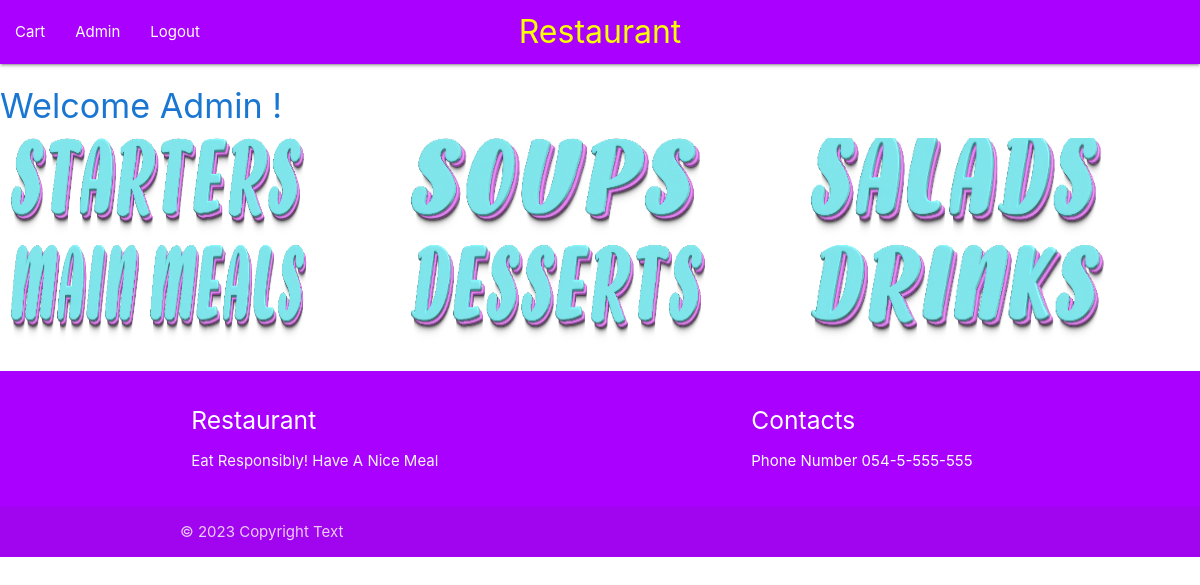
Screenshot of / (signed in) with the database file from the repository.
### models/user.py (models this page shows)
class User(db.Model, UserMixin):
    id = db.Column(db.Integer, primary_key=True)
    username = db.Column(db.String(25), unique=True, nullable=False)
    password = db.Column(db.String(20), nullable=False)
    first_name = db.Column(db.String(25))
    last_name = db.Column(db.String(25))
    email = db.Column(db.String(30))
    is_staff = db.Column(db.Boolean, default=False)
    carts = db.relationship('Cart', backref='user')

### models/category.py (models this page shows)
class Category(db.Model):
    id = db.Column(db.Integer, primary_key=True)
    name = db.Column(db.String(20), unique=True, nullable=False)
    image = db.Column(db.String)
    dishes = db.relationship('Dish', backref='category')

### server.py (the view)
@app.route('/')
def homepage():
    categories = Category.query.all()
    return render_template('homepage.html', categories=categories)

### auth.py (called while the page is built)
@login_manager.user_loader
def load_user(user_id):
    return User.query.get(int(user_id))

### templates/homepage.html (shortened to what this page needs)
{% extends 'layout.html'%} {% block content %} {% if
current_user.is_authenticated %}
<h4 class="blue-text text-darken-2">Welcome {{current_user.username}} !</h4>
{% endif %}
<div class="row">
  {% for category in categories %}
  <div class="col s4">
    <a href="{{url_for('users.category',id=category.id)}}">
      <img src="{{category.image}}" width="300" height="100" />
    </a>
  </div>
  {% endfor %} {% endblock %}

### templates/layout.html (shortened to what this page needs)
<!DOCTYPE html>
<html lang="en">
  <head>
    <link
      rel="stylesheet"
      href="{{url_for('static',filename='css/materialize.css')}}"
    />
  </head>
  <body>
    <nav>
      <div class="nav-wrapper purple accent-4">
        <a href="{{url_for('homepage')}}" class="brand-logo center" style="color: rgb(251, 255, 0); font-size: xx-large;"
          >Restaurant</a
        >
        <ul id="nav-mobile" class="left hide-on-med-and-down">
          <li>
            {% if current_user.is_authenticated %}
            <a href="{{url_for('users.cart',id=current_user.id)}}">Cart</a>
            {% endif %}
          </li>
          <li>
            {% if current_user.is_authenticated %}
            <a href="{{url_for('users.user')}}">{{current_user.username}}</a>
            {% endif %}
          </li>
          <li>
            {% if current_user.is_authenticated %}
            <a href="{{url_for('users.logout')}}">Logout</a>
            {% else %}
            <li><a href="{{url_for('users.login')}}">Login</a></li>
            <li><a href="{{url_for('users.signup')}}">Sign Up</a></li>
            {% endif %}
          </li>
        </ul>
      </div>
    </nav>
    <section>{% block content %}{% endblock %}</section>
    <footer class="page-footer purple accent-4" >
      <div class="container purple accent-4">
        <div class="row">
          <div class="col l6 s12">
            <h5 class="white-text">Restaurant</h5>
            <p class="grey-text text-lighten-4">Eat Responsibly! Have A Nice Meal</p>
          </div>
          <div class="col l4 offset-l2 s12">
            <h5 class="white-text">Contacts</h5>
            <ul>
              <li>
              <p>Phone Number 054-5-555-555</p></li>
            </ul>
          </div>
        </div>
      </div>
      <div class="footer-copyright">
        <div class="container">
        © 2023 Copyright Text
        </div>
      </div>
    </footer>
  </body>
</html>

### rows the page displays
User: username "Admin"
Category: image (picture)
Category: image (picture)
Category: image (picture)
Category: image (picture)
Category: image (picture)
Category: image (picture)
